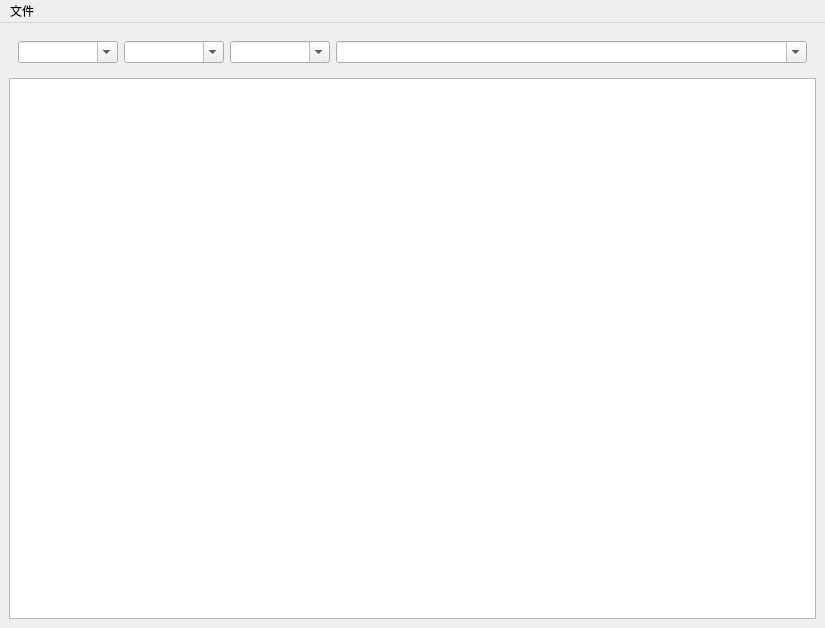
<ui version="4.0" >
 <class>MainWindow</class>
 <widget class="QMainWindow" name="MainWindow" >
  <property name="geometry" >
   <rect>
    <x>0</x>
    <y>0</y>
    <width>825</width>
    <height>628</height>
   </rect>
  </property>
  <property name="windowTitle" >
   <string>MainWindow</string>
  </property>
  <widget class="QWidget" name="centralwidget" >
   <layout class="QVBoxLayout" >
    <item>
     <widget class="QWidget" native="1" name="filterWidget" >
      <property name="minimumSize" >
       <size>
        <width>0</width>
        <height>24</height>
       </size>
      </property>
      <layout class="QHBoxLayout" >
       <item>
        <widget class="QComboBox" name="modalNameComboBox" >
         <property name="maximumSize" >
          <size>
           <width>100</width>
           <height>16777215</height>
          </size>
         </property>
         <property name="editable" >
          <bool>true</bool>
         </property>
         <property name="frame" >
          <bool>true</bool>
         </property>
        </widget>
       </item>
       <item>
        <widget class="QComboBox" name="timeComboBox" >
         <property name="maximumSize" >
          <size>
           <width>100</width>
           <height>16777215</height>
          </size>
         </property>
         <property name="editable" >
          <bool>true</bool>
         </property>
         <property name="frame" >
          <bool>true</bool>
         </property>
        </widget>
       </item>
       <item>
        <widget class="QComboBox" name="levelComboBox" >
         <property name="maximumSize" >
          <size>
           <width>100</width>
           <height>16777215</height>
          </size>
         </property>
         <property name="editable" >
          <bool>true</bool>
         </property>
         <property name="frame" >
          <bool>true</bool>
         </property>
        </widget>
       </item>
       <item>
        <widget class="QComboBox" name="contentComboBox" >
         <property name="editable" >
          <bool>true</bool>
         </property>
         <property name="frame" >
          <bool>true</bool>
         </property>
        </widget>
       </item>
      </layout>
     </widget>
    </item>
    <item>
     <widget class="QTextEdit" name="textEdit" />
    </item>
   </layout>
  </widget>
  <widget class="QMenuBar" name="menuBar" >
   <property name="geometry" >
    <rect>
     <x>0</x>
     <y>0</y>
     <width>825</width>
     <height>30</height>
    </rect>
   </property>
   <widget class="QMenu" name="menu" >
    <property name="title" >
     <string>文件</string>
    </property>
    <addaction name="action" />
   </widget>
   <addaction name="menu" />
  </widget>
  <action name="action" >
   <property name="text" >
    <string>打开</string>
   </property>
  </action>
 </widget>
 <resources/>
 <connections/>
</ui>
